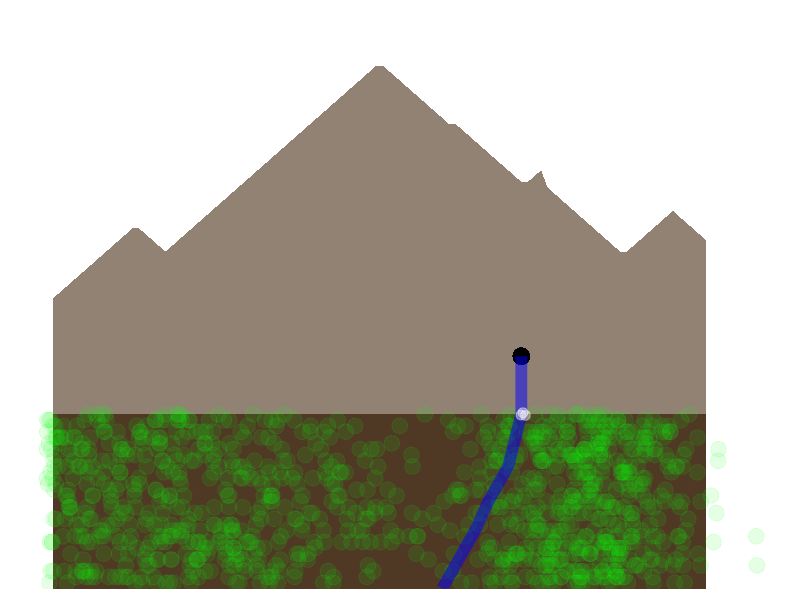

This figure's R source:
## ---- chunk 1
knitr::opts_chunk$set(echo = FALSE,message=FALSE,warning=FALSE, fig.align='center')
library(ggplot2)
library(dplyr)
## ---- chunk 2
plot_df <- data.frame(
  # x = rep(1:100,10),
  # y = rep(1:100,10),
  # mountain = round(rnorm(1000,mean=50,sd=20)),
  mountain_x = c(1:100,rep(NA,900)),
  mountain_y = c(50:62,62:58,59:90,
                 #on the way back down
                 90:80,80:70,70:72,69:58,58:64,65:60,
                 rep(NA,900)),
  tree_x = c(rnorm(500,mean=20,sd=20),
             rnorm(500,mean=80,sd=10)),
  tree_y = sample(1:30,1000,replace=TRUE),
  river_x = c(60,65,67,70,72,72,rep(NA,994)),
  river_y = c(0,10,15,21,30,40,rep(NA,994)),
  waterfall_x = c(rep(72,3),rep(NA,997)),
  waterfall_y = c(rep(30,3),rep(NA,997))
) %>%
  mutate_all(abs) # remove any negative numbers

ggplot(plot_df) +
  geom_area(aes(x=mountain_x,y=mountain_y),fill='#634d38',alpha=.7) +
  geom_rect(aes(xmin=1, xmax = 100, ymin = 0, ymax = max(plot_df$tree_y)),fill="#4f3924") +
  # geom_area() # frosted peaks
  geom_point(aes(x=tree_x,y=tree_y),color="green",size=5,alpha = .1) +
  geom_point(aes(x=72,y=40),size=5) + 
  geom_line(aes(x=river_x,y=river_y),color="blue",size=4,alpha = .5) + 
  geom_jitter(aes(x=waterfall_x,y=waterfall_y),color="white",alpha=.4,width = 1,size=3) +
  # geom_ribbon() # for shoreline?
  scale_y_continuous(expand = c(0,0),
                   limits = c(0,100)) +
  theme_minimal() + 
  theme(panel.background = element_blank(),
        panel.grid = element_blank(),
        axis.text = element_blank(),
        axis.title = element_blank())
